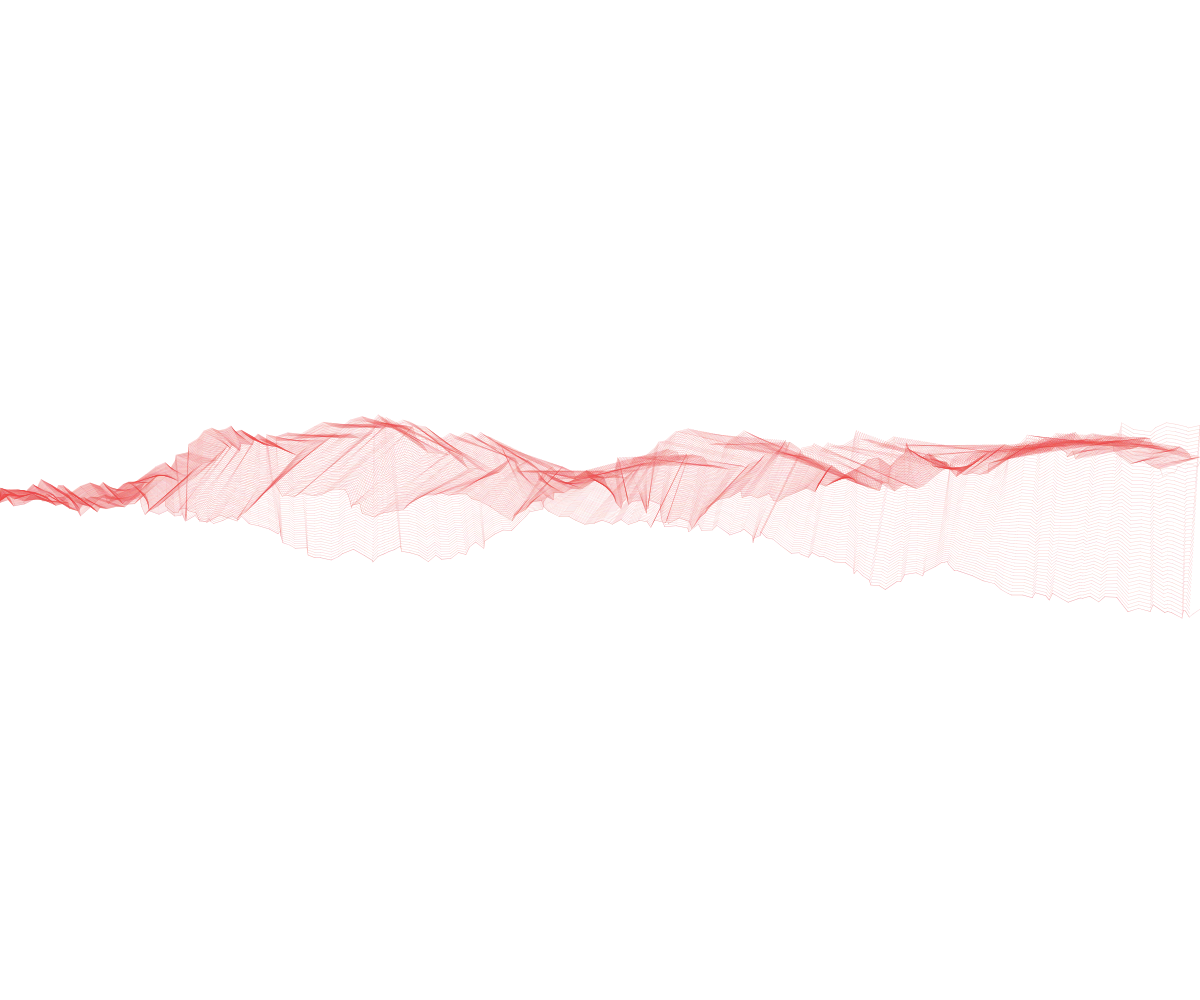
Frame 1 (no input)
Frame 60 (no input): identical to frame 1, image omitted
Frame 120 (the mouse pressed at the canvas centre since frame 60): identical to frame 1, image omitted

The p5.js sketch that drew this single still picture (run headless with seeded random() and noise() and a simulated clock; from frame 60 on, the mouse is pressed at the canvas centre):

// p5.js sketch
// ── sketch.js
/*
 * Brownian motion. 
 * 
 * Recording random movement as a continuous line. 
 */

var num = 100;
var range = 10;

var ax = [];
var ay = [];

// var a = {
//   ax: [],
//   ay: []
// };
// var b = {
//   ax: [],
//   ay: []
// };
var lines1, lines2, lines3, lines4; // = [];

function setup() {
  createCanvas(windowWidth, windowHeight);
  blendMode(LIGHTEST);


  //frameRate(30);
  l = new elt();
  lines1 = l;
  l.init();
  strokeWeight(0.5);
  stroke(random(200, 255), random(20, 75), random(20, 75), 50);
  l.drawLine();
  l = new elt();
  lines2 = l;
  l.init();

  l.drawLine();
  curvesBW(lines1, lines2);
  l = new elt();
  lines3 = l;
  l.init();

  l.drawLine();
  curvesBW(lines2, lines3);
  l = new elt();
  lines4 = l;
  l.init();

  l.drawLine();
  curvesBW(lines4, lines3);
  // l = new elt();
  // lines4 = l;
  // l.init();
  // strokeWeight(0.5);
  // stroke(0, 0, 0, 50);
  // l.drawLine();
  //curvesBW(lines3,lines1);
  //curvesBW(lines4,lines1);

}

function draw() {

  //randomNoise();
  //curves();



}

function curves() {
  if (frameCount < 1000) {
    //background(51);
    if (frameCount % 1 == 0) {
      l = new elt();
      l.init();
      for (var a = 1; a < lines.ax.length; a++) {
        l.ax[a] = lines.ax[a] + random(-3, 3);
        l.ay[a] = lines.ay[a] + random(-3, 3);
        strokeWeight(0.1);
        stroke(random(200, 255), random(20, 75), random(20, 75), 50);
        noFill();
        line(l.ax[a], l.ay[a], l.ax[a - 1], l.ay[a - 1]);
        //arc(l.ax[a], l.ay[a], dist(l.ax[a - 1], l.ay[a - 1],l.ax[a], l.ay[a]), random(5,10),random(0,0.5), random(0.5,1));
      }
      lines = l;




    }
    //drawLine(b);

  }
}

function curvesBW(lines1, lines2) {
  for (var i = 0; i < 50; i++) {
    l = new elt();
    l.init();
    for (var a = 1; a < lines2.ax.length; a++) {

      l.ax[a] = lines1.ax[a] + ((lines2.ax[a] - lines1.ax[a]) / 50) * i;
      l.ay[a] = lines1.ay[a] + ((lines2.ay[a] - lines1.ay[a]) / 50) * i;
      strokeWeight(0.5);
      stroke(random(200, 255), random(20, 75), random(20, 75), 50);
      noFill();
      line(l.ax[a], l.ay[a], l.ax[a - 1], l.ay[a - 1]);
      //arc(l.ax[a], l.ay[a], dist(l.ax[a - 1], l.ay[a - 1],l.ax[a], l.ay[a]), random(5,10),random(0,0.5), random(0.5,1));
    }
    //lines = l;

  }


}

function randomNoise() {
  if (frameCount < 1000) {
    //background(51);
    if (frameCount % 1 == 0) {
      l = new elt();
      lines = l;
      l.init();
      strokeWeight(0.5);
      stroke(random(200, 255), random(20, 75), random(20, 75), 50);
      l.drawLine();



    }
    //drawLine(b);

  }
}
// ── element.js
function elt() {
  this.ax = [];
  this.ay = [];
  this.init = function() {
    this.ax[0] =-80; //width/2;
    this.ay[0] = height / 2+ random(-range/1.2, range/1.2);
  }
  this.drawLine = function() {
  num = this.ax.length;
  //print('hello' + ax[num-1] + ' ' + ax.length);
  while (this.ax[num - 1] < width) {
    //print('hello');
    lastXVal = this.ax[(num) - 1];
    lastYVal = this.ay[(num) - 1];
    // Put a new value at the end of the array
    this.ax.push(lastXVal + random(0, range*1.2));
    this.ay.push(lastYVal + random(-range/1.2, range/1.2));
    num = this.ax.length;
    // Constrain all points to the screen
    this.ax[num - 1] = constrain(this.ax[num - 1], 0, width);
    this.ay[num - 1] = constrain(this.ay[num - 1], 0, height);
    // Draw a line connecting the points
    
    num = this.ax.length;
    line(this.ax[num - 1], this.ay[num - 1], this.ax[num - 2], this.ay[num - 2]);
  }
}
}
